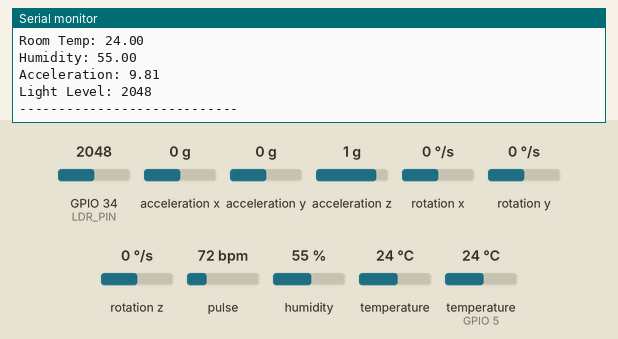
Bench run of a sketch on a simulated ESP32. On the bench: the last lines printed to the serial monitor. The test bench sets the inputs (shaded band); at power-on: acceleration x 0 g, humidity 55 %, GPIO 34 (LDR_PIN) = 2048, acceleration y 0 g, temperature (sensor on GPIO 5) 24 °C, acceleration z 1 g, rotation x 0 °/s, rotation y 0 °/s, rotation z 0 °/s, pulse 72 bpm, temperature 24 °C. WiFi joins after 1.5 s; servers stay silent unless stated; uploads are accepted with an empty reply; web services answer with replies made up by the test bench.

Above: at 2.7 s.
2.8 s: acceleration x set to -1.4 g
At 2.8 s:
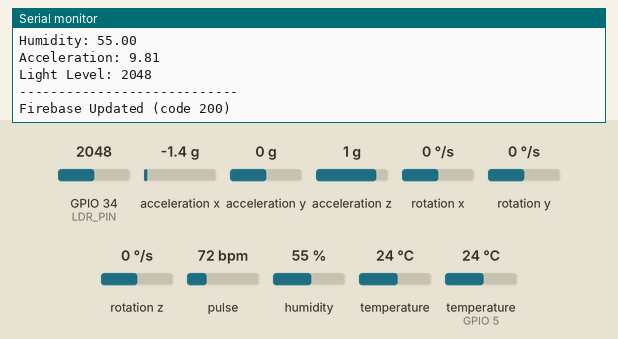
6.4 s: humidity set to 22 %
At 7.4 s:
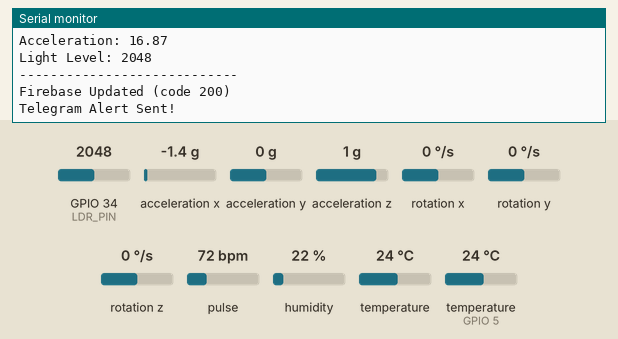
7.9 s: GPIO 34 (LDR_PIN) set to 2866
At 8.68 s:
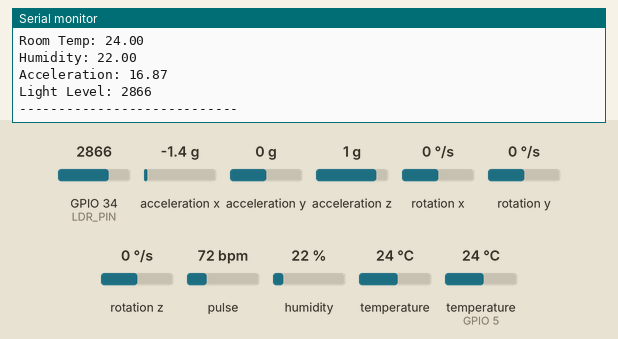
9.4 s: acceleration y set to -1.4 g
At 9.68 s:
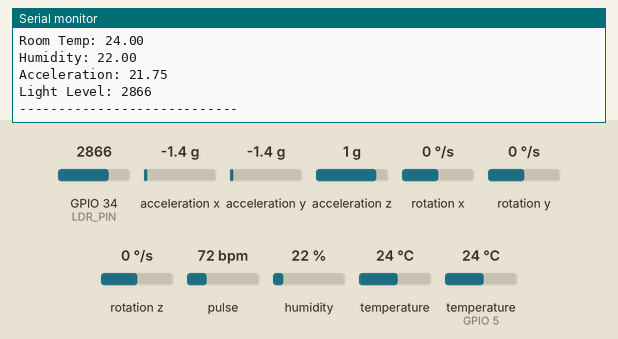
10.9 s: temperature (sensor on GPIO 5) set to 12 °C
At 10.9 s:
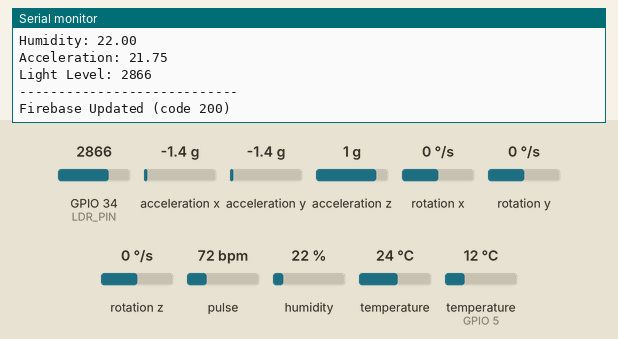
12.4 s: acceleration z set to -1.4 g
At 12.68 s:
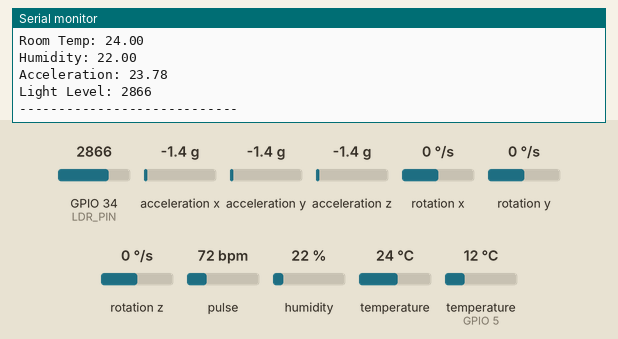
Timing chart, 0 to 14.9 s (numbered marks = the images above; inputs shaded):
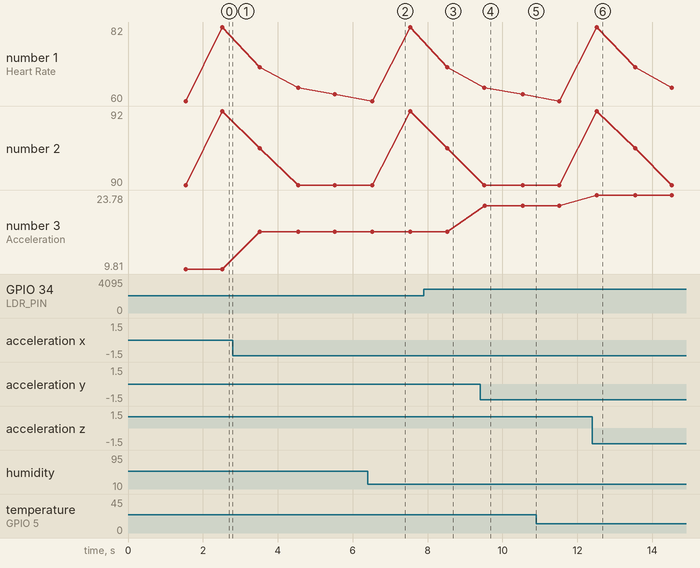

The sketch:

ESP32_Health_Monitor.ino
```cpp
/***************************************
 * Health Monitoring System - ESP32
 * Sensors: MAX30102, DHT11, MPU6050, LDR
 * Firebase Realtime Database + Telegram Alerts
 * Author: Balmukund Maurya
 ***************************************/

#include <Wire.h>
#include <WiFi.h>
#include <HTTPClient.h>
#include "MAX30105.h"
#include "DHT.h"
#include <Adafruit_MPU6050.h>
#include <Adafruit_Sensor.h>
#include <ArduinoJson.h>

// ---------------- Wi-Fi ----------------
const char* WIFI_SSID = "wifi";
const char* WIFI_PASSWORD = "23456789";

// ---------------- Firebase ----------------
const char* FIREBASE_HOST = "https://example-default-.firebaseio.com"; // e.g. https://example-default-.firebaseio.com
const char* FIREBASE_API_KEY = "AIzgvfaSyDHTEtO7k2D4qP0ZTbKJfLLY4iKAA"; // e.g. AIzaSyDHTEtO7k2D4qP0ZTbKJfLBVm8iLdDSM

// ---------------- Telegram ----------------
const char* TELEGRAM_BOT_TOKEN = "84574774796:AATpAoHbkjbnjknkjnghiuhWMJk3iyEIm7QOaeukn8"; //e.g 8401574796:AAEcOTjvjhAS3iyEI4p0pV7m7QOaeukn8
const char* TELEGRAM_CHAT_ID = "7315545454"; // e.g. 7315465634

// ---------------- Sensors ----------------
MAX30105 particleSensor;
#define DHTPIN 5
#define DHTTYPE DHT11
DHT dht(DHTPIN, DHTTYPE);
Adafruit_MPU6050 mpu;
#define LDR_PIN 34

// ---------------- Timing ----------------
unsigned long previousSensorMillis = 0;
const long sensorInterval = 1000; // 1 second

// ---------------- Thresholds ----------------
const int HR_HIGH = 120;  // Heart rate high threshold
const int HR_LOW  = 50;   // Heart rate low threshold
const float FALL_ACCEL_THRESHOLD = 15.0; // G-force for fall detection

// ---------------- Setup ----------------
void setup() {
  Serial.begin(115200);
  Wire.begin();

  // Wi-Fi Connection
  WiFi.begin(WIFI_SSID, WIFI_PASSWORD);
  Serial.print("Connecting to Wi-Fi");
  while (WiFi.status() != WL_CONNECTED) {
    delay(500);
    Serial.print(".");
  }
  Serial.println("\nWi-Fi Connected!");

  // DHT11
  dht.begin();

  // MAX30102
  if (!particleSensor.begin(Wire, I2C_SPEED_STANDARD)) {
    Serial.println("MAX30102 not found! Check wiring.");
    while (1);
  }
  particleSensor.setup(); // Default settings

  // MPU6050
  if (!mpu.begin()) {
    Serial.println("MPU6050 not found! Check wiring.");
    while (1);
  }

  // LDR
  pinMode(LDR_PIN, INPUT);

  Serial.println("All sensors initialized successfully!");
}

// ---------------- Loop ----------------
void loop() {
  unsigned long currentMillis = millis();
  if (currentMillis - previousSensorMillis >= sensorInterval) {
    previousSensorMillis = currentMillis;

    // --- Read Sensors ---

    // MAX30102 raw readings
    long irValue = particleSensor.getIR();
    long redValue = particleSensor.getRed();

    // Estimate demo values for dashboard visualization
    int heartRate = map(irValue % 1000, 0, 1000, 60, 100); // Simulated heart rate
    int spo2 = map(redValue % 1000, 0, 1000, 90, 100);     // Simulated SpO2 %

    // DHT11
    float temperature = dht.readTemperature();
    float humidity = dht.readHumidity();

    // MPU6050
    sensors_event_t a, g, tempEvent;
    mpu.getEvent(&a, &g, &tempEvent);
    float accelX = a.acceleration.x;
    float accelY = a.acceleration.y;
    float accelZ = a.acceleration.z;
    float totalAccel = sqrt(accelX*accelX + accelY*accelY + accelZ*accelZ);

    // LDR
    int lightLevel = analogRead(LDR_PIN);

    // --- Print for Debug ---
    Serial.println("----- SENSOR READINGS -----");
    Serial.print("Heart Rate: "); Serial.println(heartRate);
    Serial.print("SpO2: "); Serial.println(spo2);
    Serial.print("Room Temp: "); Serial.println(temperature);
    Serial.print("Humidity: "); Serial.println(humidity);
    Serial.print("Acceleration: "); Serial.println(totalAccel);
    Serial.print("Light Level: "); Serial.println(lightLevel);
    Serial.println("----------------------------");

    // --- Send Data to Firebase ---
    if (WiFi.status() == WL_CONNECTED) {
      sendDataToFirebase(heartRate, spo2, temperature, humidity, totalAccel, lightLevel);
    }

    // --- Telegram Alerts ---
    if (heartRate > HR_HIGH || heartRate < HR_LOW) {
      sendTelegramAlert("Abnormal Heart Rate Detected!");
    }
    if (totalAccel > FALL_ACCEL_THRESHOLD) {
      sendTelegramAlert("Fall Detected!");
    }
  }
}

// ---------------- Functions ----------------

// Send sensor data to Firebase
void sendDataToFirebase(int hr, int spo2, float temp, float hum, float accel, int light) {
  HTTPClient http;
  String url = String(FIREBASE_HOST) + "/sensorData.json?auth=" + FIREBASE_API_KEY;

  StaticJsonDocument<256> jsonDoc;
  jsonDoc["heartRate"] = hr;
  jsonDoc["SpO2"] = spo2;
  jsonDoc["temperature"] = temp;
  jsonDoc["humidity"] = hum;
  jsonDoc["acceleration"] = accel;
  jsonDoc["lightLevel"] = light;
  jsonDoc["timestamp"] = millis();

  String payload;
  serializeJson(jsonDoc, payload);

  http.begin(url);
  http.addHeader("Content-Type", "application/json");
  int httpResponseCode = http.PUT(payload);

  if (httpResponseCode > 0) {
    Serial.print("Firebase Updated (code ");
    Serial.print(httpResponseCode);
    Serial.println(")");
  } else {
    Serial.print("Firebase Error: ");
    Serial.println(http.errorToString(httpResponseCode));
  }
  http.end();
}

// Send Telegram alert
void sendTelegramAlert(String message) {
  if (WiFi.status() == WL_CONNECTED) {
    HTTPClient http;
    String url = "https://api.telegram.org/bot" + String(TELEGRAM_BOT_TOKEN) +
                 "/sendMessage?chat_id=" + String(TELEGRAM_CHAT_ID) +
                 "&text=" + message;

    http.begin(url);
    int httpCode = http.GET();
    if (httpCode > 0) {
      Serial.println("Telegram Alert Sent!");
    } else {
      Serial.print("Telegram Error: ");
      Serial.println(http.errorToString(httpCode));
    }
    http.end();
  }
}
```

Measured:
- after the input at 7.9 s, the serial monitor: prints a new line after 0.62 s (image 3)
- after the input at 9.4 s, the serial monitor: prints a new line after 0.12 s (image 4)
- after the input at 12.4 s, the serial monitor: prints a new line after 0.12 s (image 6)
- plotted number 3: 9.81 → 16.87 after the input at 2.8 s, 16.87 → 21.75 after the input at 9.4 s, 21.75 → 23.78 after the input at 12.4 s
